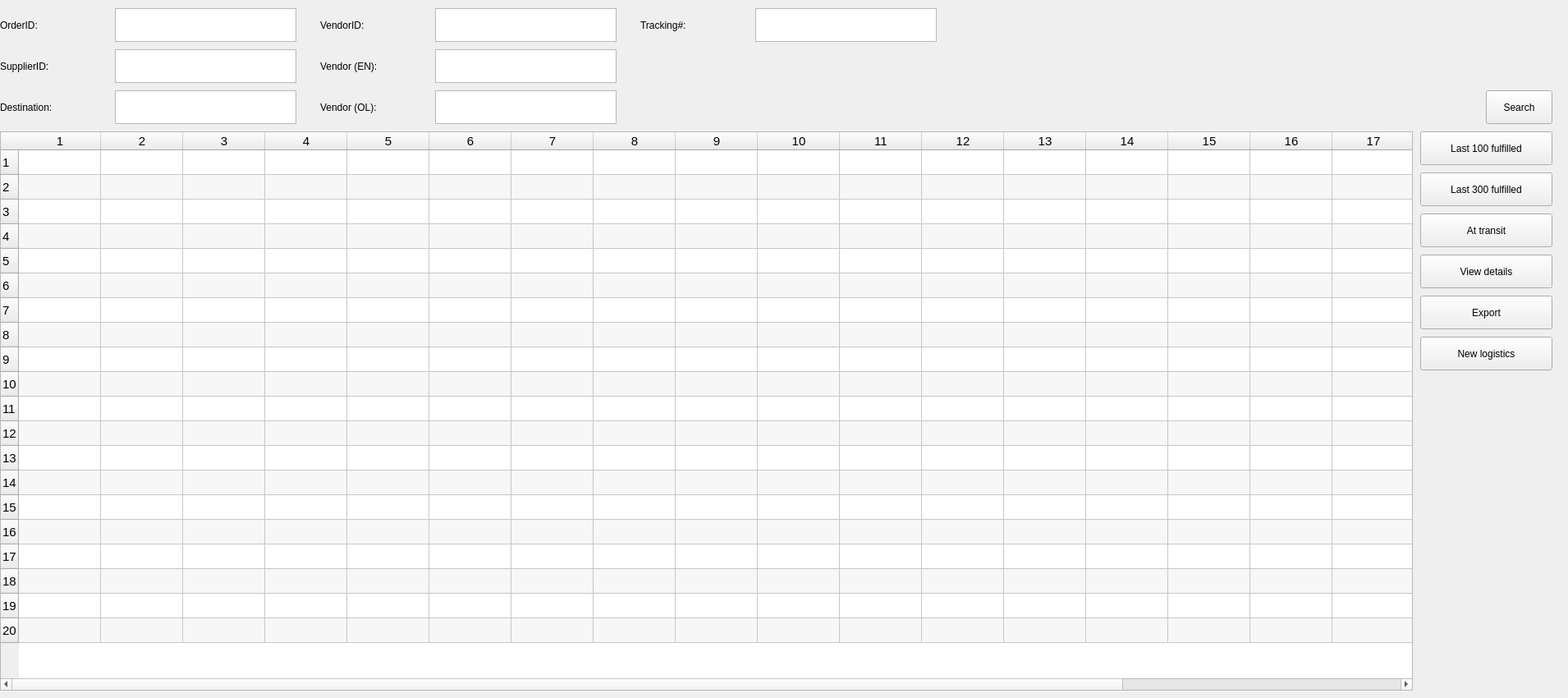
    <widget class="QWidget" name="tab_LogisticsManagement">
     <property name="sizePolicy">
      <sizepolicy hsizetype="Fixed" vsizetype="Fixed">
       <horstretch>0</horstretch>
       <verstretch>0</verstretch>
      </sizepolicy>
     </property>
     <property name="minimumSize">
      <size>
       <width>1910</width>
       <height>850</height>
      </size>
     </property>
     <attribute name="title">
      <string>Logistics Management</string>
     </attribute>
     <widget class="QLabel" name="logistics_label_vendorOL">
      <property name="geometry">
       <rect>
        <x>390</x>
        <y>110</y>
        <width>121</width>
        <height>41</height>
       </rect>
      </property>
      <property name="lineWidth">
       <number>0</number>
      </property>
      <property name="text">
       <string>Vendor (OL):</string>
      </property>
      <property name="textFormat">
       <enum>Qt::PlainText</enum>
      </property>
     </widget>
     <widget class="QLabel" name="logistics_label_orderID">
      <property name="geometry">
       <rect>
        <x>0</x>
        <y>10</y>
        <width>111</width>
        <height>41</height>
       </rect>
      </property>
      <property name="lineWidth">
       <number>0</number>
      </property>
      <property name="text">
       <string>OrderID:</string>
      </property>
      <property name="textFormat">
       <enum>Qt::PlainText</enum>
      </property>
     </widget>
     <widget class="QTextEdit" name="logistics_textEdit_vendorID">
      <property name="geometry">
       <rect>
        <x>530</x>
        <y>10</y>
        <width>221</width>
        <height>41</height>
       </rect>
      </property>
     </widget>
     <widget class="QTextEdit" name="logistics_textEdit_vendorEN">
      <property name="geometry">
       <rect>
        <x>530</x>
        <y>60</y>
        <width>221</width>
        <height>41</height>
       </rect>
      </property>
     </widget>
     <widget class="QTextEdit" name="logistics_textEdit_orderID">
      <property name="geometry">
       <rect>
        <x>140</x>
        <y>10</y>
        <width>221</width>
        <height>41</height>
       </rect>
      </property>
     </widget>
     <widget class="QLabel" name="logistics_label_supplierID">
      <property name="geometry">
       <rect>
        <x>0</x>
        <y>60</y>
        <width>111</width>
        <height>41</height>
       </rect>
      </property>
      <property name="lineWidth">
       <number>0</number>
      </property>
      <property name="text">
       <string>SupplierID:</string>
      </property>
      <property name="textFormat">
       <enum>Qt::PlainText</enum>
      </property>
     </widget>
     <widget class="QLabel" name="logistics_label_vendorID">
      <property name="geometry">
       <rect>
        <x>390</x>
        <y>10</y>
        <width>121</width>
        <height>41</height>
       </rect>
      </property>
      <property name="lineWidth">
       <number>0</number>
      </property>
      <property name="text">
       <string>VendorID:</string>
      </property>
      <property name="textFormat">
       <enum>Qt::PlainText</enum>
      </property>
     </widget>
     <widget class="QTextEdit" name="logistics_textEdit_supplierID">
      <property name="geometry">
       <rect>
        <x>140</x>
        <y>60</y>
        <width>221</width>
        <height>41</height>
       </rect>
      </property>
     </widget>
     <widget class="QLabel" name="logistics_label_vendorEN">
      <property name="geometry">
       <rect>
        <x>390</x>
        <y>60</y>
        <width>121</width>
        <height>41</height>
       </rect>
      </property>
      <property name="lineWidth">
       <number>0</number>
      </property>
      <property name="text">
       <string>Vendor (EN):</string>
      </property>
      <property name="textFormat">
       <enum>Qt::PlainText</enum>
      </property>
     </widget>
     <widget class="QLabel" name="logistics_label_destination">
      <property name="geometry">
       <rect>
        <x>0</x>
        <y>110</y>
        <width>111</width>
        <height>41</height>
       </rect>
      </property>
      <property name="lineWidth">
       <number>0</number>
      </property>
      <property name="text">
       <string>Destination:</string>
      </property>
      <property name="textFormat">
       <enum>Qt::PlainText</enum>
      </property>
     </widget>
     <widget class="QTextEdit" name="logistics_textEdit_destination">
      <property name="geometry">
       <rect>
        <x>140</x>
        <y>110</y>
        <width>221</width>
        <height>41</height>
       </rect>
      </property>
     </widget>
     <widget class="QTextEdit" name="logistics_textEdit_vendorOL">
      <property name="geometry">
       <rect>
        <x>530</x>
        <y>110</y>
        <width>221</width>
        <height>41</height>
       </rect>
      </property>
     </widget>
     <widget class="QTableWidget" name="logistics_tableWidget_display">
      <property name="geometry">
       <rect>
        <x>0</x>
        <y>160</y>
        <width>1721</width>
        <height>681</height>
       </rect>
      </property>
      <property name="font">
       <font>
        <pointsize>11</pointsize>
       </font>
      </property>
      <property name="alternatingRowColors">
       <bool>true</bool>
      </property>
      <property name="selectionBehavior">
       <enum>QAbstractItemView::SelectRows</enum>
      </property>
      <property name="rowCount">
       <number>20</number>
      </property>
      <property name="columnCount">
       <number>20</number>
      </property>
      <attribute name="horizontalHeaderShowSortIndicator" stdset="0">
       <bool>true</bool>
      </attribute>
      <attribute name="verticalHeaderDefaultSectionSize">
       <number>30</number>
      </attribute>
      <attribute name="verticalHeaderMinimumSectionSize">
       <number>30</number>
      </attribute>
      <row/>
      <row/>
      <row/>
      <row/>
      <row/>
      <row/>
      <row/>
      <row/>
      <row/>
      <row/>
      <row/>
      <row/>
      <row/>
      <row/>
      <row/>
      <row/>
      <row/>
      <row/>
      <row/>
      <row/>
      <column/>
      <column/>
      <column/>
      <column/>
      <column/>
      <column/>
      <column/>
      <column/>
      <column/>
      <column/>
      <column/>
      <column/>
      <column/>
      <column/>
      <column/>
      <column/>
      <column/>
      <column/>
      <column/>
      <column/>
     </widget>
     <widget class="QPushButton" name="logistics_pushButton_last100fullfilled">
      <property name="geometry">
       <rect>
        <x>1730</x>
        <y>160</y>
        <width>161</width>
        <height>41</height>
       </rect>
      </property>
      <property name="text">
       <string>Last 100 fulfilled</string>
      </property>
     </widget>
     <widget class="QPushButton" name="logistics_pushButton_viewDetails">
      <property name="geometry">
       <rect>
        <x>1730</x>
        <y>310</y>
        <width>161</width>
        <height>41</height>
       </rect>
      </property>
      <property name="text">
       <string>View details</string>
      </property>
     </widget>
     <widget class="QPushButton" name="logistics_pushButton_search">
      <property name="geometry">
       <rect>
        <x>1810</x>
        <y>110</y>
        <width>81</width>
        <height>41</height>
       </rect>
      </property>
      <property name="text">
       <string>Search</string>
      </property>
     </widget>
     <widget class="QPushButton" name="logistics_pushButton_last300fulfilled">
      <property name="geometry">
       <rect>
        <x>1730</x>
        <y>210</y>
        <width>161</width>
        <height>41</height>
       </rect>
      </property>
      <property name="text">
       <string>Last 300 fulfilled</string>
      </property>
     </widget>
     <widget class="QPushButton" name="logistics_pushButton_generateCSV">
      <property name="geometry">
       <rect>
        <x>1730</x>
        <y>360</y>
        <width>161</width>
        <height>41</height>
       </rect>
      </property>
      <property name="text">
       <string>Export</string>
      </property>
     </widget>
     <widget class="QPushButton" name="logistics_pushButton_newLogistics">
      <property name="geometry">
       <rect>
        <x>1730</x>
        <y>410</y>
        <width>161</width>
        <height>41</height>
       </rect>
      </property>
      <property name="text">
       <string>New logistics</string>
      </property>
     </widget>
     <widget class="QPushButton" name="logistics_pushButton_atTransit">
      <property name="geometry">
       <rect>
        <x>1730</x>
        <y>260</y>
        <width>161</width>
        <height>41</height>
       </rect>
      </property>
      <property name="text">
       <string>At transit</string>
      </property>
     </widget>
     <widget class="QTextEdit" name="logistics_textEdit_trackingNumber">
      <property name="geometry">
       <rect>
        <x>920</x>
        <y>10</y>
        <width>221</width>
        <height>41</height>
       </rect>
      </property>
     </widget>
     <widget class="QLabel" name="logistics_label_trackingNumber">
      <property name="geometry">
       <rect>
        <x>780</x>
        <y>10</y>
        <width>111</width>
        <height>41</height>
       </rect>
      </property>
      <property name="lineWidth">
       <number>0</number>
      </property>
      <property name="text">
       <string>Tracking#:</string>
      </property>
      <property name="textFormat">
       <enum>Qt::PlainText</enum>
      </property>
     </widget>
    </widget>
